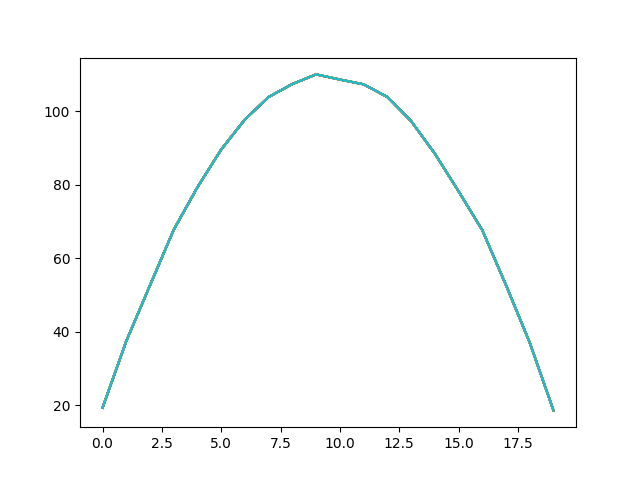

Reproduce this figure in Python.



import numpy as np
import random
import matplotlib.pyplot as plt


sample_number=10000 #number of samples we average over
line=20  #length of grid it is
initial_pos_array=np.arange(0,line)
p=1/2
q=1-p
x_position=0  #shows position of object 


T_bar_ensemble_array=np.zeros(len(initial_pos_array))

j=0
while j<len(initial_pos_array):
    s=0
    T_bar=0
    while s<sample_number:
        x_position=initial_pos_array[j]
        t=0
        T=0
        while 1:
            rand=random.random()
            if rand<p:
                x_position-=1
            else:
                x_position+=1
            if x_position==-1 or x_position==line:
                T=t
                break
            t+=1
        T_bar=T_bar+T
        s+=1
    T_bar_ensemble_array[j]=T_bar/sample_number  #dividing is for averaging
    j+=1
    
print(np.average(T_bar_ensemble_array))
for j in range(0,len(initial_pos_array)):
    plt.plot(initial_pos_array,T_bar_ensemble_array)
plt.show()
